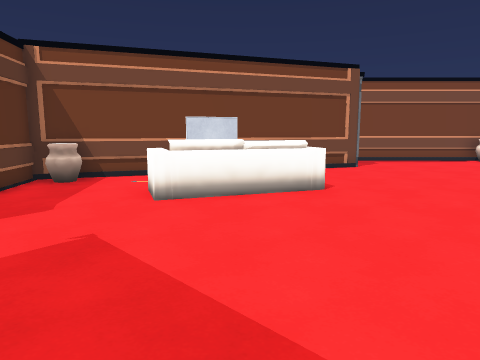
[1] (above)

14 first-person views from a walk through a scene from a Unity 3-D project. The camera is 1.5 m above the floor, tilts 8° down and sees 70° across. Doors are open. The floor is counted in squares, 1 m on a side. Each view is taken from the middle of a square. On the plan, view 1 faces up. The plan holds only what a view shows up to about 16 squares ahead; the rest is blank. The player character is not drawn. Some animated figures are left out. Some surface patterns are stand-ins.

[2]
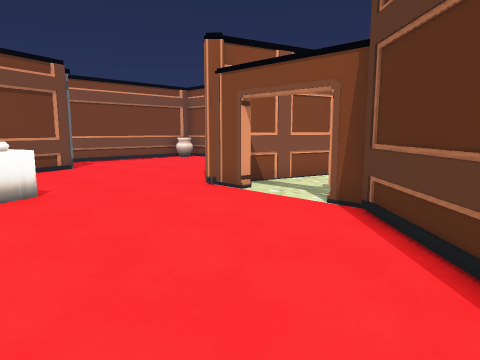

[3]
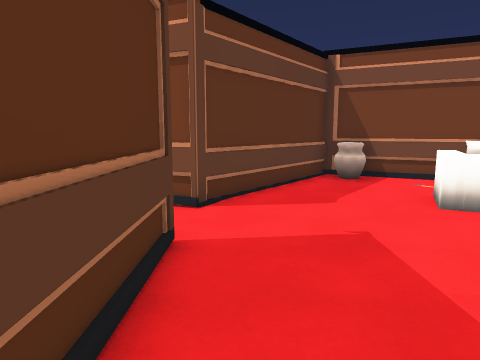

[4]
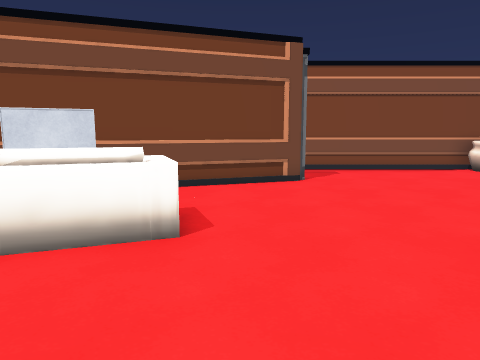

[5]
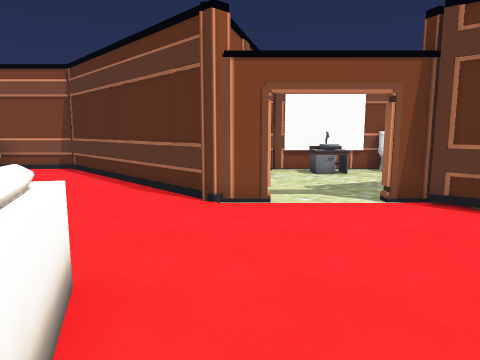

[6]
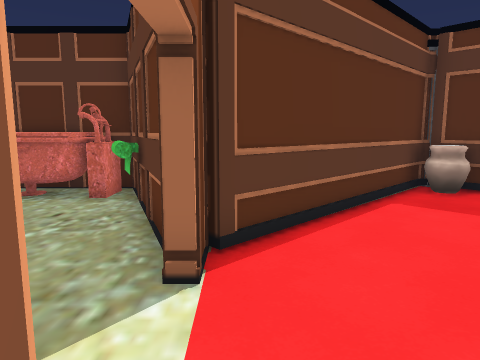

[7]
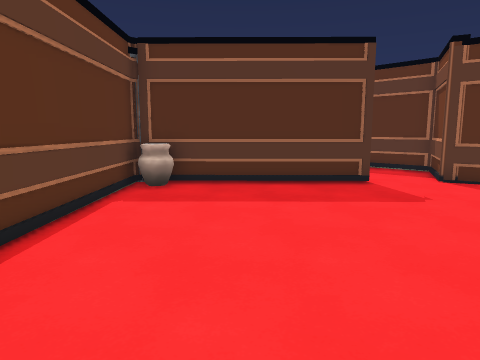

[8]
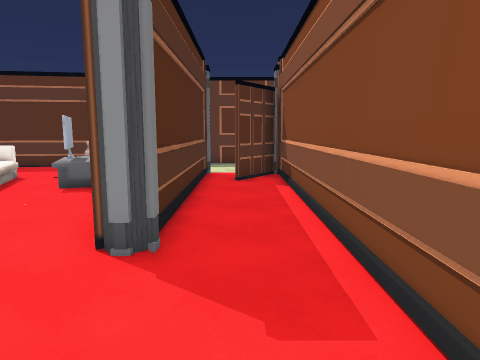

[9]
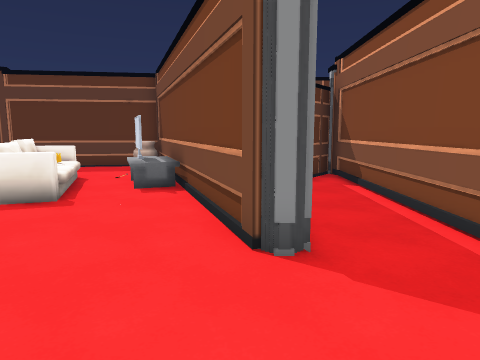

[10]
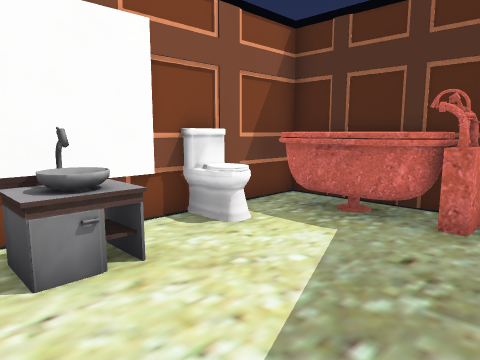

[11]
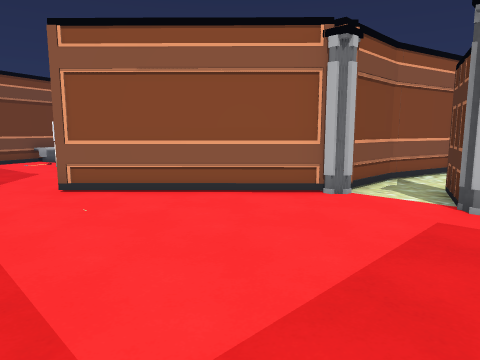

[12]
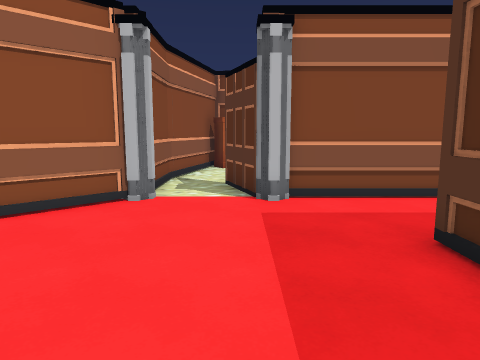

[13]
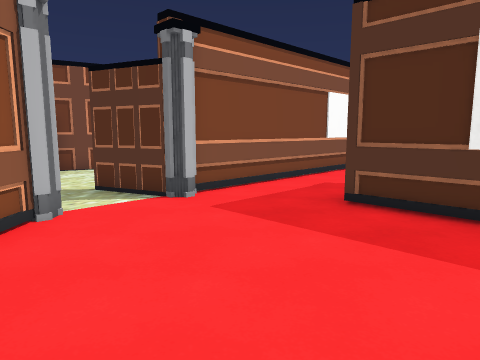

[14]
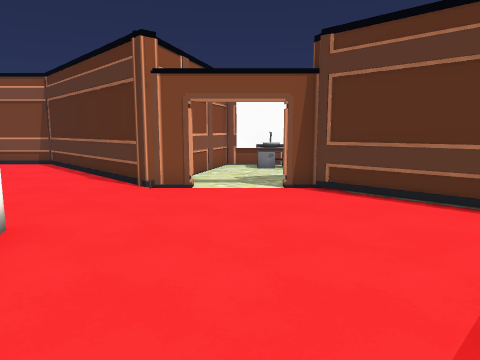

### Floor plan
Points are (right, up) in squares from view 1. A wall is a line through its corners. A room is listed if a view was taken in it or the views show most of it. See-through windows are left out.
Room 1 (views 1, 2, 3, 4, 5, 6, 7, 8, 9, 10, 14)
walls: (6.6, 7.8) (12.9, 13.7) (12.9, 16.8); (6.4, 6.2) (6.4, 7.3) (6.3, 7.5) (6.4, 7.9); (6.4, 2.8) (6.4, 3.8) (6.9, 3.8); (6.9, 2.9) (8.9, -2.1) (13.1, -2.1) (13.1, 0.4); (5, 14.8) (5, 14.3) (-6.3, 10.4) (-5.4, 4.1); (-3.9, 2.6) (0.7, -2); (13.4, 5.6) (7.5, 7.2); (-3.5, 14.7) (4.1, 14.7); (-5.5, 4.6) (-5.3, 4.1); (1.4, -1.9) (6.3, 3); (13.1, 1.4) (13.1, 5.6); (-3.7, 17.3) (-1.9, 15.9); (12.4, 17.4) (-3.5, 17.4)
ways out: open door at (-4.5, 3) to room 2
objects: vase (-5, 10); sofa (-2, 7) to (2, 10); TV (-2, 11) to (0, 11); table (-1, 12) to (0, 12); vase (1, -2) to (1, -1); other object (8, 0) to (9, 0); bathtub (9, -1) to (12, -1); other object (12, 1) to (13, 1); sink (12, 3) to (12, 4); vase (12, 16) to (12, 17)
Room 2 (views 11, 12, 13)
walls: (-5, -7.7) (-2.5, -7.7); (-5.3, 4.1) (-8, 3) (-8, 0.6); (0.8, -2.8) (0.4, -2.8) (0.4, -2.4) (-4.3, 2.3); (0.4, -6) (0.4, -5.5); (0.7, -13.9) (0.7, -5.9)
ways out: open door at (-4.5, 3) to room 1; opening at (1.5, -4)

Where each view was taken, in squares from view 1:
view 1: 0 up, 0 right, facing up
view 2: 0 up, 0 right, facing up-right
view 3: 0 up, 0 right, facing up-left
view 4: 4 up, 3 right, facing up
view 5: 7 up, 1 left, facing right
view 6: 7 up, 6 right, facing down
view 7: 7 up, 6 right, facing down-left
view 8: 16 up, 9 right, facing left
view 9: 14 up, 9 right, facing left
view 10: 5 up, 8 right, facing down-right
view 11: 7 down, 7 left, facing up-right
view 12: 5 down, 7 left, facing right
view 13: 1 down, 6 left, facing down-right
view 14: 5 up, 3 left, facing right
